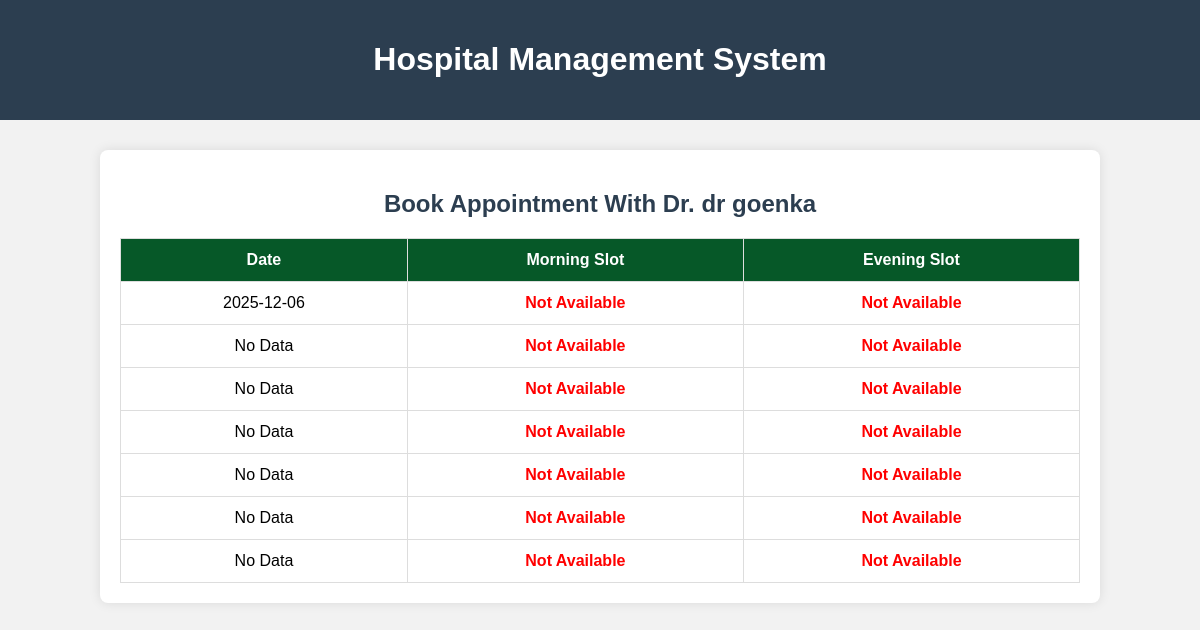
Page /book_appointment/10 on the committed database.
### app.py (models this page shows)
class User(db.Model):
    __tablename__='users'
    id=db.Column(db.Integer,primary_key=True)
    username=db.Column(db.String(150),unique=True,nullable=False)
    email=db.Column(db.String(150),unique=True,nullable=False)
    password=db.Column(db.String(150),nullable=False)
    role=db.Column(db.String(50),nullable=False)#eg doctor admin patient
    created_at=db.Column(db.DateTime,default=datetime.utcnow)
    department_id=db.Column(db.Integer,db.ForeignKey('departments.id'),nullable=True)
    department=db.relationship("Department",back_populates="doctors")
    experience=db.Column(db.Integer,nullable=True)
    qualifications=db.Column(db.String(250),nullable=True)
    blacklisted=db.Column(db.Boolean, default=False)
    availabilities = db.relationship('DoctorAvailability', back_populates='doctor', cascade="all, delete-orphan")

class DoctorAvailability(db.Model):
    __tablename__='doctor_availability'
    id=db.Column(db.Integer,primary_key=True)
    doctor_id=db.Column(db.Integer,db.ForeignKey('users.id'),nullable=False)
    date=db.Column(db.String(20),nullable=False)
    morning=db.Column(db.Boolean,default=True)
    evening=db.Column(db.Boolean,default=True)
    doctor=db.relationship('User',back_populates='availabilities')

### app.py (the view)
@app.route('/book_appointment/<int:doctor_id>',methods=['GET'])
def book_appointment(doctor_id):
    patient_id=session.get("id")
    doctor=User.query.get(doctor_id)
    dates=next_n_dates()
    date_strings=[str(d) for d in dates]
    availability=DoctorAvailability.query.filter(DoctorAvailability.doctor_id==doctor_id,DoctorAvailability.date.in_(date_strings)).all()
    availability_map={a.date:a for a in availability}
    sorted_availability=[availability_map.get(str(d)) for d in dates]
    return render_template(
        "book_appointment.html",doctor=doctor,availabilities=sorted_availability
    )

### app.py (called while the page is built)
def next_n_dates():
    today=date.today()
    dates=[]
    for i in range(7):
        next_day=today+timedelta(i)
        date_str=next_day.strftime('%Y-%m-%d')
        dates.append(date_str)
    return (dates)

### templates/book_appointment.html (shortened to what this page needs)
<!DOCTYPE html>
<html>
<head>
</head>
<body>
    <div class="header">
        <h1>Hospital Management System</h1>
    </div>
    <div class="container">
        <h2>Book Appointment With Dr. {{ doctor.username }}</h2>
        <table>
            <tr>
                <th>Date</th>
                <th>Morning Slot</th>
                <th>Evening Slot</th>
            </tr>
            {% for a in availabilities %}
            <tr>
                <td>{{ a.date if a else "No Data" }}</td>
                <td>
                    {% if a and a.morning %}
                        <form action="{{ url_for('confirm_booking') }}" method="POST" style="display:inline;">
                            <input type="hidden" name="doctor_id" value="{{ doctor.id }}">
                            <input type="hidden" name="date" value="{{ a.date }}">
                            <input type="hidden" name="slot" value="morning">
                            <button type="submit" class="book-btn">Book Morning</button>
                        </form>
                    {% else %}
                        <span class="not-available">Not Available</span>
                    {% endif %}
                </td>
                <td>
                    {% if a and a.evening %}
                        <form action="{{ url_for('confirm_booking') }}" method="POST" style="display:inline;">
                            <input type="hidden" name="doctor_id" value="{{ doctor.id }}">
                            <input type="hidden" name="date" value="{{ a.date }}">
                            <input type="hidden" name="slot" value="evening">
                            <button type="submit" class="book-btn">Book Evening</button>
                        </form>
                    {% else %}
                        <span class="not-available">Not Available</span>
                    {% endif %}
                </td>
            </tr>
            {% endfor %}
        </table>
    </div>
</body>
</html>

### templates/book_appointment.html (style rules this page uses)
body { font-family: Arial, sans-serif; background: #f2f2f2; margin: 0; }
.header { background: #2C3E50; color: white; padding: 20px; text-align: center; }
.container { width: 80%; margin: auto; background: white; padding: 20px; margin-top: 30px; border-radius: 8px; box-shadow: 0px 0px 12px rgba(0,0,0,0.1); }
h2 { text-align: center; margin-bottom: 20px; color: #2C3E50; }
table { width: 100%; border-collapse: collapse; margin-top: 20px; }
table th, table td { padding: 12px; text-align: center; border: 1px solid #ddd; }
table th { background: #065828; color: white; }
.not-available { color: red; font-weight: bold; }

### rows in the picture
User: username "dr goenka"
DoctorAvailability: date "2025-12-06", morning "Not Available", evening "Not Available"

### other values in the picture
{{ a.date if a else "No Data" }} "No Data" "No Data" "No Data" "No Data" "No Data" "No Data"
